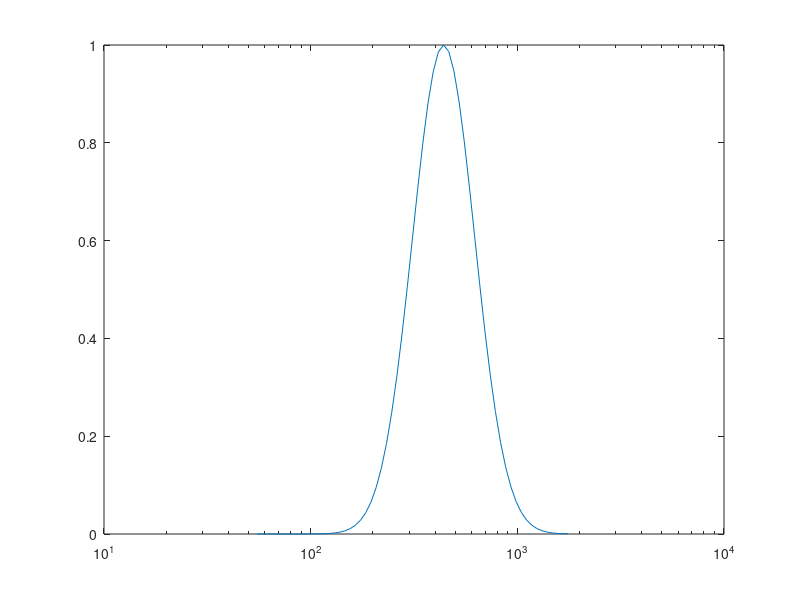
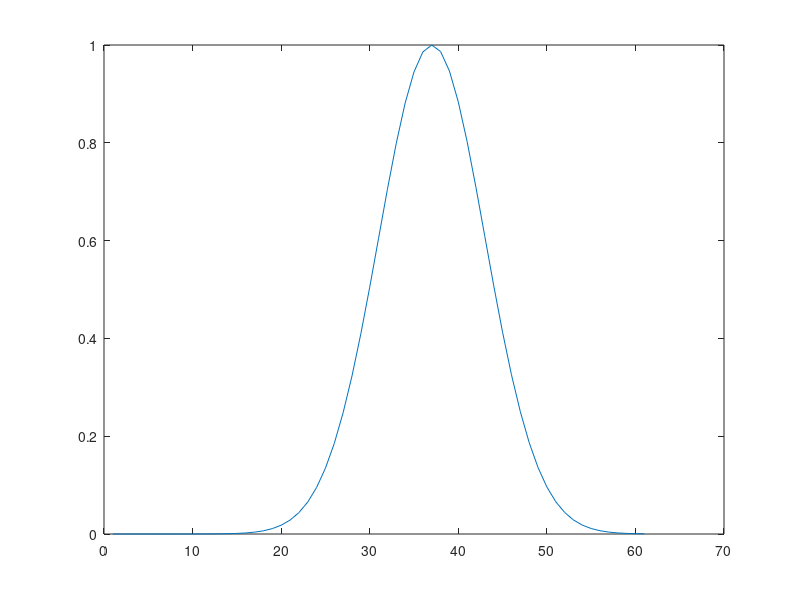

Reproduce these figures in MATLAB, in order.
close all; 
clear;
clc;


ff=2.^(5.78:1/12:10.7814);
fc=440;
variance = .5;
Wf = exp( (-(log2(ff)-log2(fc)).^2) / (2*variance^2) );

figure()
semilogx(ff,Wf);
figure()
plot(Wf);




